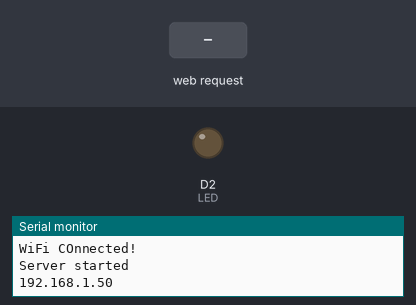
The sketch below on a simulated ESP8266 (NodeMCU). Parts: output pins drawn as LEDs (lit = HIGH), the last lines printed to the serial monitor. The inputs (shaded band) are chosen by the test bench. WiFi joins after 1.5 s; servers stay silent unless stated.

Above: at 2.8 s.
2.9 s: HTTP request GET /ledon received
At 3.6 s:
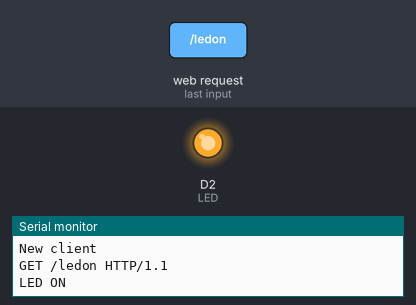
4.4 s: HTTP request GET /ledoff received
At 4.7 s:
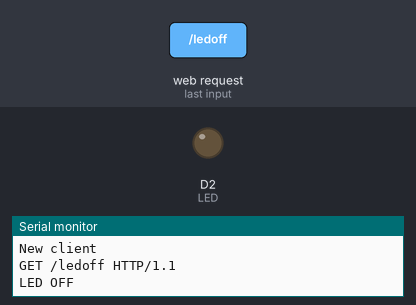
Timing chart, 0 to 7.4 s (numbered marks = the images above; inputs shaded):
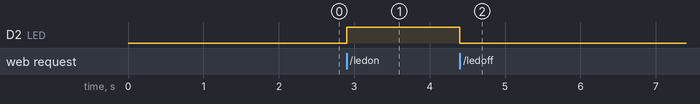

The sketch:

sketch_mar28a.ino
```cpp
#include <ESP8266WiFi.h>

#define LED D2


const char* ssid = "yourssid";
const char* password = "yourpassword";

unsigned char status_led = 0;
WiFiServer server(80);

void setup() {
  Serial.begin(115200);
  pinMode(LED, OUTPUT);
  Serial.println();
  Serial.println();
  Serial.print("Connecting to: ");
  Serial.println(ssid);

  WiFi.begin(ssid, password);//establish connection

  while (WiFi.status() != WL_CONNECTED) {
    delay(800);
    Serial.print(".");
  }
  Serial.println("");
  Serial.println("WiFi COnnected!");//connection established

  server.begin(); // server is online
  Serial.println("Server started");
  Serial.println(WiFi.localIP());// shows IP address
}

void loop() {
  WiFiClient client = server.available();

  if (!client) {
    return;
  }
  Serial.println("New client");
  while (!client.available()) {
    delay(10);
  }

  String req = client.readStringUntil('\r');
  Serial.println(req);
  client.flush();
  if (req.indexOf("/ledoff") != -1)
  {
    // string.indexOf(val) returns -1 if not found
    status_led = 0;
    digitalWrite(LED, LOW);
    Serial.println("LED OFF");

  }
  if (req.indexOf("/ledon") != -1)
  {
    // string.indexOf(val) returns -1 if not found
    status_led = 1;
    digitalWrite(LED, HIGH);
    Serial.println("LED ON");

  }

  // Method 1: enter HTML page as a string and send to client
   webstring(client);

  // Method 2: using client class function
  // clientprint(client);
}

void webstring(WiFiClient client) {
  String web = "HTTP/1.1 200 OK\r\nContent-Type: text/html\r\n\r\n";
  web += "<html>\r\n";
  web += "<body>\r\n";
  web += "<h1>LED Status: </h1>\r\n";
  web += "<p>\r\n";
  if (status_led == 1)web += "LED ON\r\n";
  else if (status_led == 0)web += "LED OFF\r\n";
  else web += "Error!\r\n";
  web += "</p>\r\n";

  web += "<p>\r\n";

  web += "<a href = \"/ledon\">\r\n";
  web += "<button>LED On</button>\r\n";
  web += "</a>\r\n";
  web += "</p>\r\n";

  web += "<p>\r\n";
  web += "<a href = \"/ledoff\">\r\n";
  web += "<button>LED Off</button>\r\n";
  web += "</a>\r\n";

  web += "</p>\r\n";

  web += "</body>\r\n";
  web += "</html>\r\n";

  client.print(web);
}

void clientprint(WiFiClient client) {
  client.println("HTTP/1.1 200 OK");
  client.println("Content-Type: text/html");
  client.println("Connection: close");
  client.println("");

  client.println("<!DOCTYPE HTML>");
  client.println("<HTML>");
  client.println("<H1> LED CONTROL </H1>");
  client.println("<br/>");

  client.println("<a href = \"/ledon\"\"> <button style = 'FONT-SIZE: 50px; HEIGHT: 200px; WIDTH: 300px; 126px; Z-INDEX: 0; TOP: 200px;'> LED ON </button></a>");
  client.println("<a href = \"/ledoff\"\"> <button style = 'FONT-SIZE: 50px; HEIGHT: 200px; WIDTH: 300px; 126px; Z-INDEX: 0; TOP: 200px;'> LED OFF </button></a>");

  client.println("</html>");

  delay(10);
  Serial.println("Client disconnected");
  Serial.println("");
}
```

Measured:
- after the input at 2.9 s, D2 (LED): LOW → HIGH at once
- after the input at 4.4 s, D2 (LED): HIGH → LOW at once
